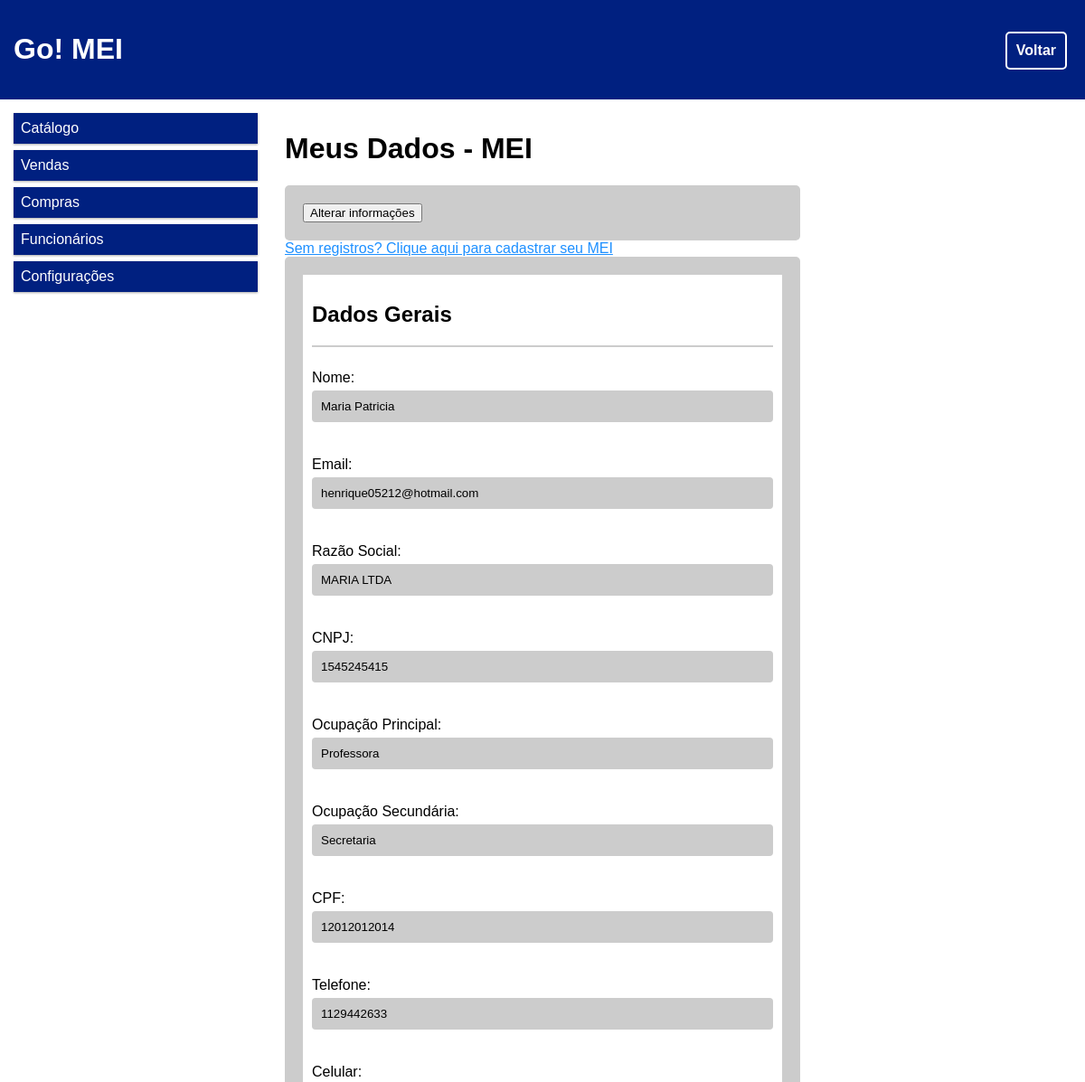
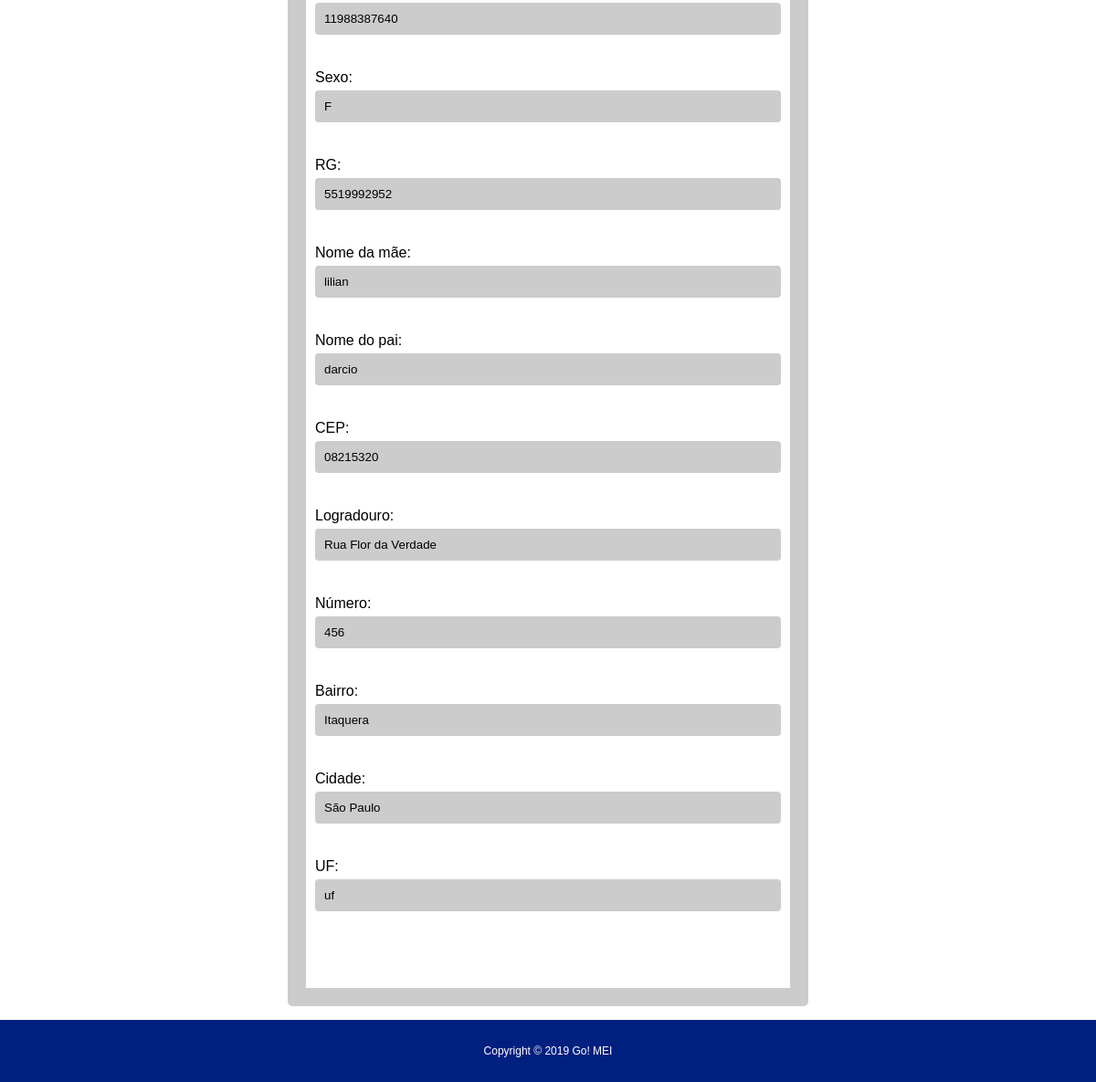
The page /edit_mei.php (signed in) on the database its author committed (2 pictures, top to bottom).
### tables this page shows
CREATE TABLE `mei` (
  `id_mei` int(11) NOT NULL,
  `id_usuario` int(11) NOT NULL,
  `nomecompleto` varchar(200) NOT NULL,
  `email` varchar(200) NOT NULL,
  `razaosocial` varchar(200) NOT NULL,
  `cnpj` varchar(20) NOT NULL,
  `ocupacaoprincipal` varchar(200) NOT NULL,
  `ocupacaosecundaria` varchar(200) DEFAULT NULL,
  `cpf` varchar(15) NOT NULL,
  `tel` varchar(20) DEFAULT NULL,
  `cel` varchar(20) NOT NULL,
  `sexo` char(1) NOT NULL,
  `rg` varchar(20) DEFAULT NULL,
  `nome_mae` varchar(200) NOT NULL,
  `nome_pai` varchar(200) DEFAULT NULL,
  `cep` varchar(20) NOT NULL,
  `logradouro` varchar(200) DEFAULT NULL,
  `numero` varchar(10) NOT NULL,
  `bairro` varchar(100) DEFAULT NULL,
  `cidade` varchar(200) DEFAULT NULL,
  `uf` char(2) DEFAULT NULL
);

### edit_mei.php (the view, shortened to what this page needs)
<?php
include_once("Conexao.php");
$id_usuario = $_SESSION['id_usuario'];
$result_mei = "SELECT * FROM mei WHERE id_usuario = '$id_usuario'";
$resultado_mei = mysqli_query($conexao, $result_mei);
?>
<!DOCTYPE html>
<html lang="pt-BR">
<head>
<link rel="stylesheet" href="https://cdnjs.cloudflare.com/ajax/libs/font-awesome/4.7.0/css/font-awesome.min.css">
<link rel="stylesheet" type="text/css" href="styles/styles.css"/>
<link rel="stylesheet" type="text/css" href="styles/forms.css"/>
</head>
<body>
<div class="header">
	<div class="conexao">
	<a  href="painel.php"><b>Voltar</b></a>
 	</div>
   <a class="logo" href="painel.php"><h1>Go! MEI</h1></a>
</div>
<div class="row">
  <div class="col-3 col-s-3 menu">
    <ul>
	<li class="dropdown">
    <a href="" class="dropbtn">Catálogo</a>
  </li>
  <li class="dropdown">
    <a href="" class="dropbtn">Vendas</a>
  </li>
   <li class="dropdown">
    <a href="" class="dropbtn">Compras</a>
  </li>
  <li class="dropdown">
    <a href="" class="dropbtn">Funcionários</a>
  </li>
   <li class="dropdown">
    <a href="" class="dropbtn">Configurações</a>
  </li>
</ul>
  </div>
  <div class="col-6 col-s-9">
    <h1>Meus Dados - MEI</h1><form action="" method="POST"><button type="submit" name="pressbutton" value="editar">Alterar informações</button></form>
    <a href="CadMEI.php">Sem registros? Clique aqui para cadastrar seu MEI </a>
		<form action="proc_edit_mei.php" method="POST">
			<div class="container">
            <h2>Dados Gerais</h2>
	        <hr>
			<?php
			while ( $row_mei = mysqli_fetch_assoc($resultado_mei) ) {
		?>
			<p>Nome:
				<input type=text name=nomecompleto value="<?php echo $row_mei['nomecompleto']; ?>"></p>
			<p>Email:
				<input type=text name=email value="<?php echo $row_mei['email']; ?>"></p>
			<p>Razão Social:
				<input type=text name=razaosocial value="<?php echo $row_mei['razaosocial']; ?>"></p>
			<p>CNPJ:
				<input type=text name=cnpj value="<?php echo $row_mei['cnpj']; ?>"></p>
			<p>Ocupação Principal:
				<input type=text name=ocupacaoprincipal value="<?php echo $row_mei['ocupacaoprincipal']; ?>"></p>
			<p>Ocupação Secundária:
				<input type=text name=ocupacaosecundaria value="<?php echo $row_mei['ocupacaosecundaria']; ?>"></p>
			<p>CPF:
				<input type=text name=cpf value="<?php echo $row_mei['cpf']; ?>"></p>
			<p>Telefone:
				<input type=text name=telefone value="<?php echo $row_mei['tel']; ?>"></p>
			<p>Celular:
				<input type=text name=celular value="<?php echo $row_mei['cel']; ?>"></p>
			<p>Sexo:
				<input type=text name=sexo value="<?php echo $row_mei['sexo']; ?>"></p>
			<p>RG:
				<input type=text name=rg value="<?php echo $row_mei['rg']; ?>"></p>
			<p>Nome da mãe:
				<input type=text name=nome_mae value="<?php echo $row_mei['nome_mae']; ?>"></p>
			<p>Nome do pai:
				<input type=text name=nome_pai value="<?php echo $row_mei['nome_pai']; ?>"></p>
			<p>CEP:
				<input type=text name=cep value="<?php echo $row_mei['cep']; ?>"></p>
			<p>Logradouro:
				<input type=text name=logradouro value="<?php echo $row_mei['logradouro']; ?>"></p>
			<p>Número:
				<input type=text name=numero value="<?php echo $row_mei['numero']; ?>"></p>
			<p>Bairro:
				<input type=text name=bairro value="<?php echo $row_mei['bairro']; ?>"></p>
			<p>Cidade:
				<input type=text name=cidade value="<?php echo $row_mei['cidade']; ?>"></p>
			<p>UF:
				<input type=text name=uf value="<?php echo $row_mei['uf']; ?>"></p>
			<br><br>
			<?php
				}
			?>
			</div>
		</form>
		</div>
</div>
<div class="footer">
  <p>Copyright © 2019 Go! MEI</p>
</div>
</body>
</html>

### styles/styles.css (style rules this page uses)
* { box-sizing: border-box; }
body { margin:0; }
.row::after { content: ""; clear: both; display: table; }
[class*="col-"] { float: left; padding: 15px; }
html { font-family: "Lucida Sans", sans-serif; }
.header { background-color: #002080; color: #ffffff; padding: 15px; }
.menu ul { list-style-type: none; margin: 0; padding: 0; }
.menu li { padding: 8px; margin-bottom: 7px; background-color: #002080; color: #ffffff; text-decoration: none; box-shadow: 0 1px 3px rgba(0,0,0,0.12), 0 1px 2px rgba(0,0,0,0.24); }
li a { display: block; text-decoration: none; color: #ffffff; }
.footer { background-color: #002080; color: #ffffff; text-align: center; font-size: 12px; padding: 15px; }
input[type=text], select, textarea { width: 100%; padding: 12px 20px; margin: 8px 0; display: inline-block; border: 1px solid #ccc; border-radius: 4px; box-sizing: border-box; }
form { border-radius: 5px; background-color: #cccccc; padding: 20px; }
[class*="col-"] { width: 100%; }
@media only screen and (min-width: 600px) { .col-s-3 { width: 25%; } }
@media only screen and (min-width: 600px) { .col-s-9 { width: 75%; } }
@media only screen and (min-width: 768px) { .col-3 { width: 25%; } }
@media only screen and (min-width: 768px) { .col-6 { width: 50%; } }
.conexao a { text-decoration:none; color:#ffffff; float:right; padding:10px; margin: 5px; margin-top: 20px; border: 2px solid white; border-radius: 5px; }
.logo { border: none; color: white; text-decoration: none; }

### styles/forms.css (style rules this page uses)
.container { padding: 10px; background-color: white; }
input[type=text], input[type=date], input[type=password], select { width: 100%; padding: 10px; margin: 5px 0 22px 0; display: inline-block; border: none; background: #cccccc; }
hr { border: 1px solid #cccccc; margin-bottom: 25px; }
a { color: dodgerblue; }

### rows shown on the page
mei: nomecompleto "Maria Patricia", email "henrique05212@hotmail.com", razaosocial "MARIA LTDA", cnpj "1545245415", ocupacaoprincipal "Professora", ocupacaosecundaria "Secretaria", cpf "12012012014", telefone "1129442633", celular "11988387640", sexo "F", rg "5519992952", nome_mae "lilian", nome_pai "darcio", cep "08215320", logradouro "Rua Flor da Verdade", numero "456", bairro "Itaquera", cidade "São Paulo", uf "uf"
